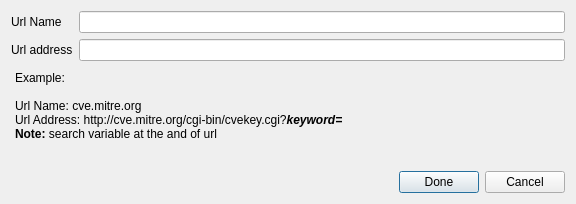
<?xml version="1.0" encoding="UTF-8"?>
<ui version="4.0">
 <class>addUrl</class>
 <widget class="QDialog" name="addUrl">
  <property name="windowModality">
   <enum>Qt::ApplicationModal</enum>
  </property>
  <property name="geometry">
   <rect>
    <x>0</x>
    <y>0</y>
    <width>576</width>
    <height>204</height>
   </rect>
  </property>
  <property name="minimumSize">
   <size>
    <width>576</width>
    <height>204</height>
   </size>
  </property>
  <property name="maximumSize">
   <size>
    <width>576</width>
    <height>204</height>
   </size>
  </property>
  <property name="windowTitle">
   <string>Save vulnerability search address - Nmapsi4</string>
  </property>
  <property name="windowIcon">
   <iconset resource="../../mainwin.qrc">
    <normaloff>:/images/icons/128x128/nmapsi4.png</normaloff>:/images/icons/128x128/nmapsi4.png</iconset>
  </property>
  <layout class="QVBoxLayout" name="verticalLayout_2">
   <item>
    <layout class="QGridLayout" name="gridLayout">
     <item row="0" column="0">
      <widget class="QLabel" name="label">
       <property name="text">
        <string>Url Name</string>
       </property>
      </widget>
     </item>
     <item row="0" column="1">
      <widget class="QLineEdit" name="lineUrlName"/>
     </item>
     <item row="1" column="0">
      <widget class="QLabel" name="label_2">
       <property name="text">
        <string>Url address</string>
       </property>
      </widget>
     </item>
     <item row="1" column="1">
      <widget class="QLineEdit" name="lineUrlAddr"/>
     </item>
    </layout>
   </item>
   <item>
    <layout class="QVBoxLayout" name="verticalLayout">
     <item>
      <widget class="QTextEdit" name="textEdit">
       <property name="autoFillBackground">
        <bool>false</bool>
       </property>
       <property name="styleSheet">
        <string notr="true">background: transparent; border: none</string>
       </property>
       <property name="frameShape">
        <enum>QFrame::NoFrame</enum>
       </property>
       <property name="readOnly">
        <bool>true</bool>
       </property>
       <property name="html">
        <string>&lt;!DOCTYPE HTML PUBLIC &quot;-//W3C//DTD HTML 4.0//EN&quot; &quot;http://www.w3.org/TR/REC-html40/strict.dtd&quot;&gt;
&lt;html&gt;&lt;head&gt;&lt;meta name=&quot;qrichtext&quot; content=&quot;1&quot; /&gt;&lt;style type=&quot;text/css&quot;&gt;
p, li { white-space: pre-wrap; }
&lt;/style&gt;&lt;/head&gt;&lt;body style=&quot; font-family:'DejaVu Sans'; font-size:9pt; font-weight:400; font-style:normal;&quot;&gt;
&lt;p style=&quot; margin-top:0px; margin-bottom:0px; margin-left:0px; margin-right:0px; -qt-block-indent:0; text-indent:0px;&quot;&gt;Example:&lt;/p&gt;
&lt;p style=&quot;-qt-paragraph-type:empty; margin-top:0px; margin-bottom:0px; margin-left:0px; margin-right:0px; -qt-block-indent:0; text-indent:0px;&quot;&gt;&lt;br /&gt;&lt;/p&gt;
&lt;p style=&quot; margin-top:0px; margin-bottom:0px; margin-left:0px; margin-right:0px; -qt-block-indent:0; text-indent:0px;&quot;&gt;Url Name: cve.mitre.org&lt;/p&gt;
&lt;p style=&quot; margin-top:0px; margin-bottom:0px; margin-left:0px; margin-right:0px; -qt-block-indent:0; text-indent:0px;&quot;&gt;Url Address: http://cve.mitre.org/cgi-bin/cvekey.cgi?&lt;span style=&quot; font-weight:600; font-style:italic;&quot;&gt;keyword=&lt;/span&gt;&lt;/p&gt;
&lt;p style=&quot; margin-top:0px; margin-bottom:0px; margin-left:0px; margin-right:0px; -qt-block-indent:0; text-indent:0px;&quot;&gt;&lt;span style=&quot; font-weight:600;&quot;&gt;Note: &lt;/span&gt;search variable at the and of url&lt;/p&gt;&lt;/body&gt;&lt;/html&gt;</string>
       </property>
      </widget>
     </item>
    </layout>
   </item>
   <item>
    <layout class="QHBoxLayout" name="horizontalLayout">
     <item>
      <spacer name="horizontalSpacer">
       <property name="orientation">
        <enum>Qt::Horizontal</enum>
       </property>
       <property name="sizeHint" stdset="0">
        <size>
         <width>40</width>
         <height>20</height>
        </size>
       </property>
      </spacer>
     </item>
     <item>
      <widget class="QPushButton" name="doneButt">
       <property name="text">
        <string>Done</string>
       </property>
       <property name="icon">
        <iconset resource="../../mainwin.qrc">
         <normaloff>:/images/images/flag_green.png</normaloff>:/images/images/flag_green.png</iconset>
       </property>
      </widget>
     </item>
     <item>
      <widget class="QPushButton" name="cancelButt">
       <property name="text">
        <string>Cancel</string>
       </property>
       <property name="icon">
        <iconset resource="../../mainwin.qrc">
         <normaloff>:/images/images/flag_red.png</normaloff>:/images/images/flag_red.png</iconset>
       </property>
      </widget>
     </item>
    </layout>
   </item>
  </layout>
 </widget>
 <resources>
  <include location="../../mainwin.qrc"/>
 </resources>
 <connections/>
</ui>
